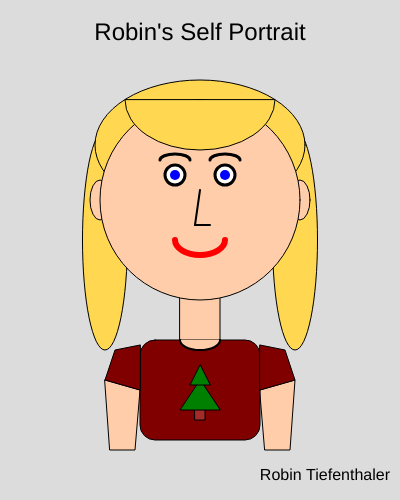
Frame 1 (no input)
Frame 60 (no input): identical to frame 1, image omitted
Frame 120 (the mouse pressed at the canvas centre since frame 60): identical to frame 1, image omitted

The p5.js sketch that drew this single still picture (run headless with seeded random() and noise() and a simulated clock; from frame 60 on, the mouse is pressed at the canvas centre):

// p5.js sketch
// ── sketch.js
function setup()
{
    createCanvas(400,500);
}
function draw()
{   
    background(220);
    
    //arms
    stroke(0);
    strokeWeight(1);
    fill(255, 205, 170);
    quad(105, 380, 140, 390, 135, 450, 110, 450);

    stroke(0);
    strokeWeight(1);
    fill(255, 205, 170);
    quad(260, 390, 295, 380, 290, 450, 265, 450);

    //torso
    stroke(0);
    strokeWeight(1);
    fill('maroon');
    rect(140, 340, 120, 100, 15);
    quad(140, 345, 115, 350, 105, 380, 140, 390);
    quad(260, 345, 285, 350, 295, 380, 260, 390);

    //neck
    stroke(0);
    strokeWeight(1);
    fill(255, 205, 170);
    rect(180, 280, 40, 60);


    //tshirt neckline
    noFill();
    stroke(0);
    fill(255, 205, 170);
    strokeWeight(2);
    arc(200, 340, 40, 20, 0, PI);

    //tshirt neckline
    noFill();
    stroke(0);
    fill(255, 205, 170);
    strokeWeight(2);
    arc(200, 340, 40, 20, 0, PI);

    //triangletree
    fill('brown');
    stroke(0);
    strokeWeight(1);
    rect(195, 405, 10, 15);
    fill('green');
    stroke(0);
    strokeWeight(1);
    triangle(200, 380, 180, 410, 220, 410);
    triangle(200, 365, 190, 385, 210, 385);
    
    //hair
    stroke(0);
    strokeWeight(1);
    fill(255, 215, 80);
    ellipse(105, 240, 45, 220);
    ellipse(295, 240, 45, 220);
    ellipse(200, 145, 210, 130);
    
    //ears
    stroke(0);
    strokeWeight(1);
    fill(255, 205, 170);
    ellipse(100, 200, 20, 40);
    ellipse(300, 200, 20, 40);

    //face
    stroke(0);
    strokeWeight(1);
    fill(255, 205, 170);
    circle(200, 200, 200);

    //blonde bangs
    stroke(0);
    strokeWeight(1);
    fill(255, 215, 80);
    arc(200, 100, 150, 100, 0, PI, CHORD);
        
    //eyebrows
    stroke(0);
    strokeWeight(3);
    noFill();
    arc(175, 160, 30, 12, PI, TWO_PI);
    arc(225, 160, 30, 12, PI, TWO_PI);

    //eyes
    fill('white');
    circle(175, 175, 20);
    circle(225, 175, 20);

    //pupils
    strokeWeight(10);
    stroke('blue');
    point(175, 175);
    point(225, 175);

    //nose
    stroke(0);
    strokeWeight(2);
    line(200, 190, 195, 225);
    line(195, 225, 210, 225);

    //lips
    noFill();
    stroke('red');
    strokeWeight(6);
    arc(200, 240, 50, 30, 0, PI);

   //portrait text
   fill(0);
   noStroke();
   textSize(24);
   textAlign(CENTER);
   text("Robin's Self Portrait", 200, 40);

    //signature
    fill(0);
    noStroke();
    textSize(16);
    textAlign(RIGHT);
    text("Robin Tiefenthaler", 390, 480);

}

// ── main.html
<html>
    <head>
        <title>
            First p5.js page
        </title>
        <script src="p5/p5.min.js"></script>   
        <script src="sketch.js"></script>
     </head>
     <body>

     </body>
</html>
